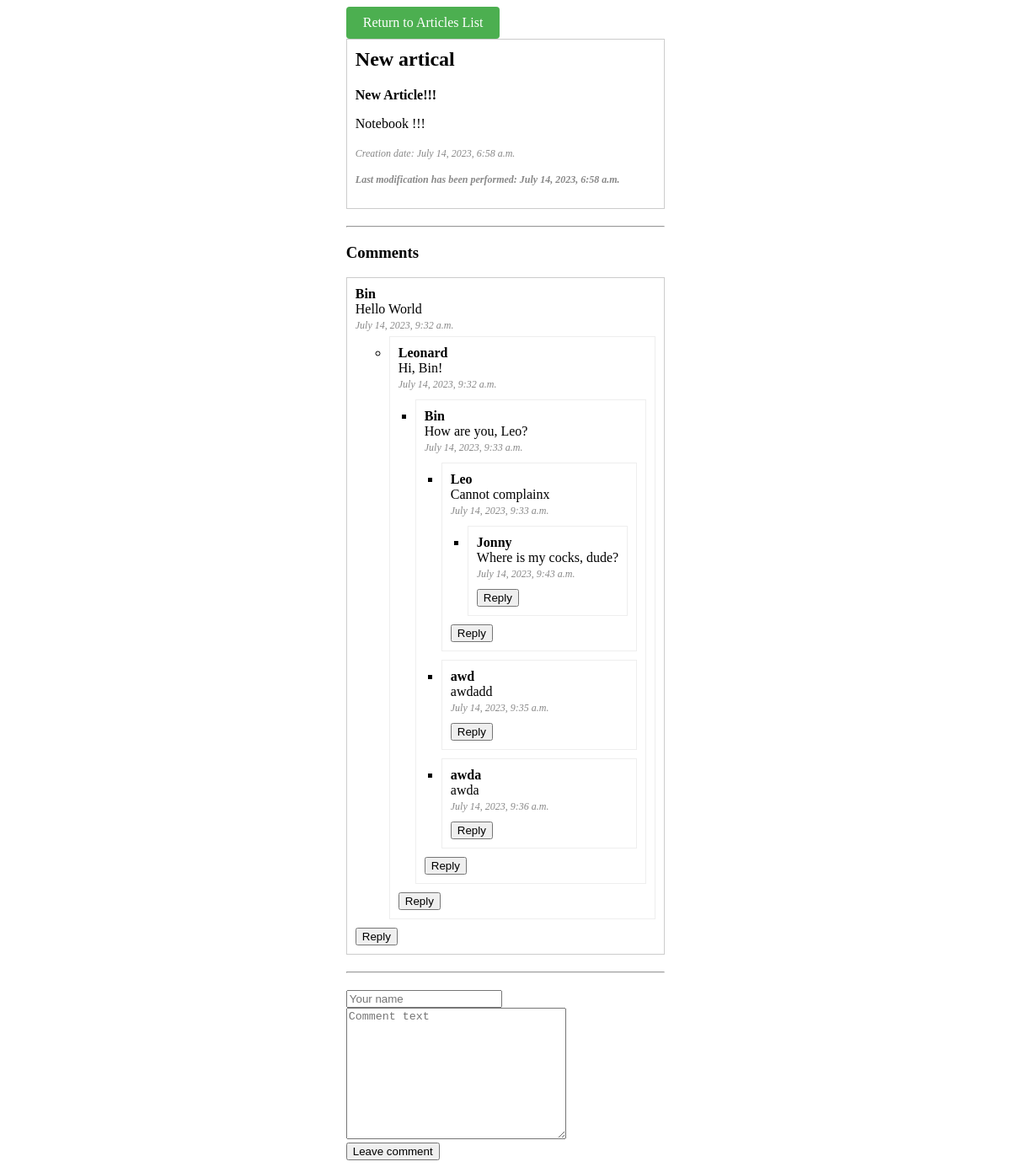
Screenshot of /articles/10/ with the database file from the repository.
### vlog_app/apps/articles/models.py (models this page shows, shortened)
class Article(models.Model):
    article_title = models.CharField('article name', max_length=200)
    article_content = models.TextField('article content')
    pub_date = models.DateTimeField('publication date')
    mod_date = models.DateTimeField('modification date')
    def was_published_recently(self):
        return self.pub_date >= (timezone.now() - datetime.timedelta(days=7))
    class Meta:
        verbose_name = 'Article'
        verbose_name_plural = 'Articles'

class Comment(models.Model):
    article = models.ForeignKey(Article, on_delete=models.CASCADE)
    parent_comment = models.ForeignKey('self', on_delete=models.CASCADE, null=True, blank=True)
    author_name = models.CharField('author name', max_length=50)
    comment_text = models.CharField('comment text', max_length=200)
    added_date = models.DateTimeField("date added")
    class Meta:
        verbose_name = 'Comment'
        verbose_name_plural = 'Comments'

### vlog_app/apps/articles/views.py (the view)
# urls.py: path('<int:article_id>/', views.detail, name='detail'),
def detail(request, article_id):
    try:
        article = Article.objects.get(id=article_id)
    except:
        raise Http404("The article is not found")
    latest_comments_list = article.comment_set.order_by('-id')[:10]
    return render(request, 'articles/detail.html', {'article': article, 'latest_comments_list': latest_comments_list})

### vlog_app/templates/articles/detail.html (shortened to what this page needs)
{% extends 'base.html' %}
{% block content %}
<div class="content-wrapper">
  <div>
    <a href="{% url 'articles:home' %}" class="return-button">Return to Articles List</a>
    <div class="article-info">
      <h2>{{ article.article_title }}</h2>
      <strong>
        {% if article.was_published_recently %}
          New Article!!!
        {% endif %}
      </strong>
      <p>{{ article.article_content }}</p>
      <em>Creation date: {{ article.pub_date }}</em>
      {% if article.pub_date != article.mod_date %}
        <em><h4>Last modification has been performed: {{ article.mod_date }}</h4></em>
      {% endif %}
    </div>
    <hr>
    <h3>Comments</h3>
    {% if latest_comments_list %}
      <ul class="comment-list">
        {% for comment in latest_comments_list %}
          {% if not comment.parent_comment %}
            {% with comment=comment comment_class="parent-comment" reply_class="child-comment" nested_replies_class="nested-replies" %}
              {% include "articles/comment.html" %}
            {% endwith %}
          {% endif %}
        {% endfor %}
      </ul>
    {% else %}
      <p>No comments found.</p>
    {% endif %}
    <hr>
    <form action="{% url 'articles:leave_comment' article.id %}" method="post" class="comment-form">
      <input type="text" required placeholder="Your name" name="name"><br>
      <textarea name="text" required placeholder="Comment text" cols="30" rows="10"></textarea><br>
      <button type="submit">Leave comment</button>
    </form>
  </div>
</div>
{% endblock %}

### vlog_app/templates/base.html (shortened to what this page needs)
<!DOCTYPE html>
<html lang="en">
<head>
</head>
<body>
    {% block content %}{% endblock %}
</body>
</html>

### vlog_app/templates/articles/comment.html (shortened to what this page needs)
<li class="{{ comment_class }}">
  <div class="comment-body">
    <p>
      <strong>{{ comment.author_name }}</strong>
    </p>
    <p>{{ comment.comment_text }}</p>
    <em>{{ comment.added_date }}</em>
  </div>
  <ul class="{{ replies_class }}">
    {% for reply in comment.comment_set.all %}
      {% with comment=reply comment_class=reply_class replies_class=nested_replies_class %}
        {% include "articles/comment.html" %}
      {% endwith %}
    {% endfor %}
  </ul>
  <button class="reply-button">Reply</button>
</li>

### vlog_app/templates/articles/detail.html (style rules this page uses)
.comment-list { list-style-type: none; padding: 0; }
.parent-comment { margin-bottom: 20px; border: 1px solid #ccc; padding: 10px; }
.child-comment { margin-bottom: 10px; border: 1px solid #eee; padding: 10px; }
.nested-replies { margin-top: 10px; padding-left: 20px; }
.comment-body { margin-bottom: 5px; }
.comment-body p { margin: 0; }
.comment-body strong { font-weight: bold; }
.comment-body em { color: #888; font-size: 12px; }
.comment-form { margin-top: 20px; }
.article-info { margin-bottom: 20px; border: 1px solid #ccc; padding: 10px; max-width: 600px; margin-left: auto; margin-right: auto; }
.article-info h2 { margin-top: 0; }
.article-info strong { font-weight: bold; }
.article-info em { color: #888; font-size: 12px; }
.content-wrapper { display: flex; justify-content: center; align-items: center; min-height: 100vh; }
.return-button { display: inline-block; padding: 10px 20px; background-color: #4CAF50; color: #fff; text-decoration: none; border-radius: 4px; transition: background-color 0.3s; }

### rows the page displays
Article: article_title "New artical", article_content "Notebook !!!", pub_date "July 14, 2023, 6:58 a.m.", mod_date "July 14, 2023, 6:58 a.m."
Comment: author_name "Bin", comment_text "Hello World", added_date "July 14, 2023, 9:32 a.m."
Comment: author_name "Leonard", comment_text "Hi, Bin!", added_date "July 14, 2023, 9:32 a.m."
Comment: author_name "Bin", comment_text "How are you, Leo?", added_date "July 14, 2023, 9:33 a.m."
Comment: author_name "Leo", comment_text "Cannot complainx", added_date "July 14, 2023, 9:33 a.m."
Comment: author_name "Jonny", comment_text "Where is my cocks, dude?", added_date "July 14, 2023, 9:43 a.m."
Comment: author_name "awd", comment_text "awdadd", added_date "July 14, 2023, 9:35 a.m."
Comment: author_name "awda", comment_text "awda", added_date "July 14, 2023, 9:36 a.m."
